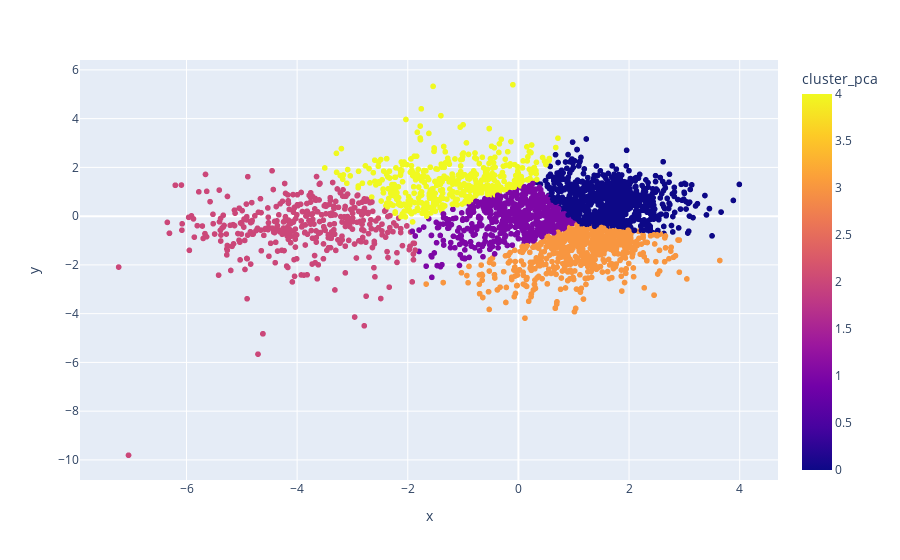

Here is the notebook cell this chart was saved with:
### Markdown cell above
### Plotando o Cluster

### Code cell
fig = px.scatter(
    projection, x='x', y='y', color='cluster_pca', hover_data=['x', 'y', 'generos']
)
fig.show()

### Figure 1 — Plotly figure (JSON) as saved in the notebook; plotly's stock layout.template omitted (floating-point values rounded to 4 significant figures; data arrays with more than 128 entries replaced by an {"elided": "..."} marker saying what was removed)
{"data": [{"customdata": {"elided": "2973x1 str values"}, "hovertemplate": "x=%{x}<br>y=%{y}<br>generos=%{customdata[0]}<br>cluster_pca=%{marker.color}<extra></extra>", "legendgroup": "", "marker": {"color": {"elided": "2973 int values"}, "coloraxis": "coloraxis", "symbol": "circle"}, "mode": "markers", "name": "", "showlegend": false, "type": "scattergl", "x": {"elided": "2973 float values"}, "xaxis": "x", "y": {"elided": "2973 float values"}, "yaxis": "y"}], "layout": {"coloraxis": {"colorbar": {"title": {"text": "cluster_pca"}}, "colorscale": [[0, "#0d0887"], [0.1111, "#46039f"], [0.2222, "#7201a8"], [0.3333, "#9c179e"], [0.4444, "#bd3786"], [0.5556, "#d8576b"], [0.6667, "#ed7953"], [0.7778, "#fb9f3a"], [0.8889, "#fdca26"], [1, "#f0f921"]]}, "legend": {"tracegroupgap": 0}, "margin": {"t": 60}, "xaxis": {"anchor": "y", "domain": [0, 1], "title": {"text": "x"}}, "yaxis": {"anchor": "x", "domain": [0, 1], "title": {"text": "y"}}}}
